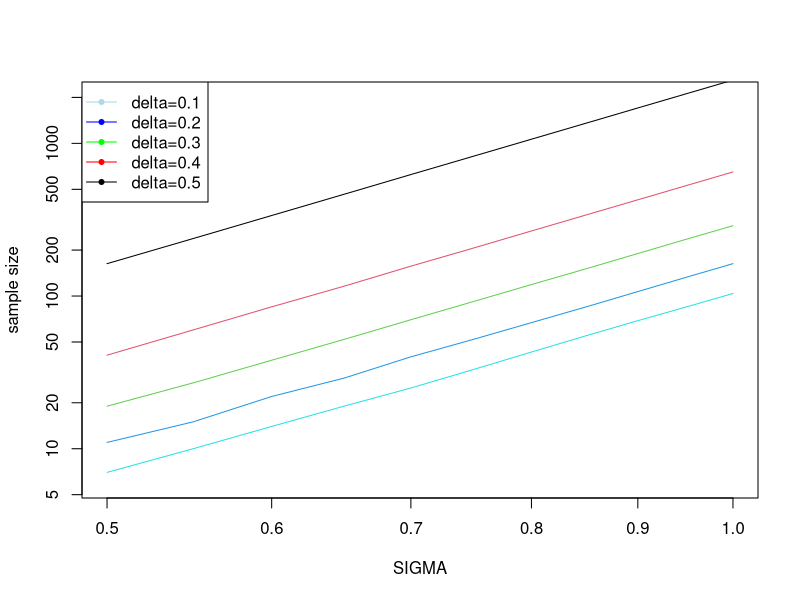

Reproduce this figure in R. (Note: this script raises an error after producing the figure.)
sample.size <- function(theta0, theta1, sigma, alpha=.05, beta=.10, two.sided=T )
{
  z.alpha <- qnorm(alpha/2,mean=0,sd=sigma,lower.tail=F)
  z.beta <- qnorm(beta/2,mean=0,sd=sigma,lower.tail=T)

  n <- (sigma * ( z.alpha - z.beta ) / ( theta1 - theta0 ) )^2
  return( ceiling(if (two.sided) 2*n else n ) )
}


SIGMA <- seq(0.5,1,.05)
DELTA <- seq(0.1,0.5,0.1)
SS <- matrix(NA,nrow=length(DELTA),ncol=length(SIGMA),
             dimnames=list(DELTA,SIGMA))
for ( i in 1:length(DELTA) ) {
  for ( j in 1:length(SIGMA) ) {
    SS[i,j] <- sample.size(theta0=0,theta1=DELTA[i],sigma=SIGMA[j])
  }
}
tmp <- matplot(SIGMA,t(SS),pch=".",type="l",lty=1,log="xy",ylab="sample size",ylim=c(6,2000))
legend("topleft",legend=paste("delta=",DELTA,sep=""),col=c("light blue","blue","green","red","black"),pch=20,lty=1)

SIGMA <- seq(0.25,1,.05)
DELTA <- seq(0.1,0.5,0.1)
SS <- matrix(NA,nrow=length(DELTA),ncol=length(SIGMA),dimnames=list(DELTA,SIGMA))
for ( i in 1:length(DELTA) ) {
  for ( j in 1:length(SIGMA) ) {
    #sigma <- DELTA[i]*SIGMA[j]
    sigma <- SIGMA[j]
    SS[i,j] <- ceiling(power.t.test(power=.9,delta=DELTA[i],sd=sigma,sig.level=0.05)$n)
  }
}
COL <- c("light blue","blue","green","red","black","orange","dark green")
matplot(SIGMA,t(SS),pch=".",col=COL,type="l",lty=1,log="xy",ylab="sample size",ylim=c(6,2000),xaxt=F)
legend("topleft",legend=paste("delta=",DELTA,sep=""),col=COL[1:length(DELTA)],pch=20,lty=1)
